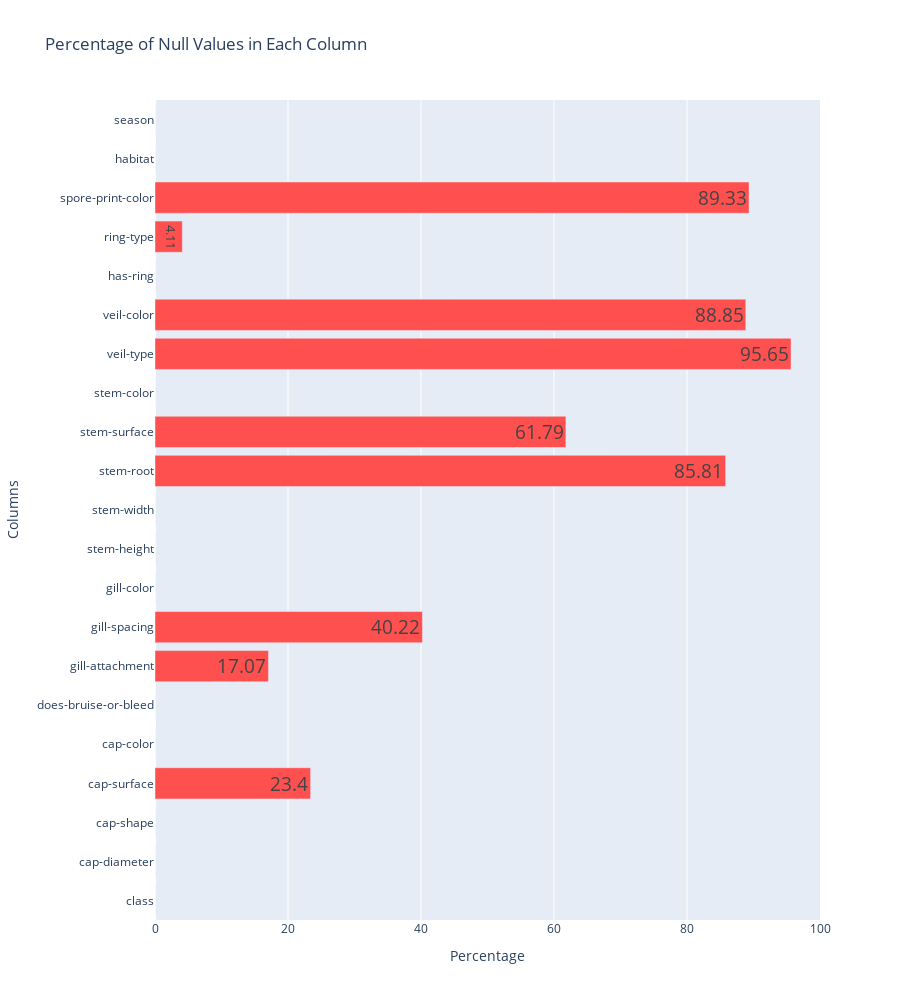

Write notebook code for a chart like this one.
### Code cell
null_percentage = (df.isnull().sum() / len(df)) * 100

# Create a horizontal bar plot using Plotly
fig = go.Figure()

fig.add_trace(go.Bar(
    y=null_percentage.index,
    x=null_percentage.values,
    orientation='h',
    marker_color='rgb(255, 80, 80)',
    text=null_percentage.values.round(2),
    textposition='inside',
    textfont_size= 80
))

# Customize the layout
fig.update_layout(
    title='Percentage of Null Values in Each Column',
    xaxis_title='Percentage',
    yaxis_title='Columns',
    xaxis=dict(range=[0, 100]), 
    yaxis=dict(dtick=1), 
    height=1000,  
    margin=dict(l=150),  
)

fig.show()

### Figure 1 — Plotly figure (JSON) as saved in the notebook; plotly's stock layout.template omitted (floating-point values rounded to 4 significant figures)
{"data": [{"marker": {"color": "rgb(255, 80, 80)"}, "orientation": "h", "text": [0, 0, 0, 23.4, 0, 0, 17.07, 40.22, 0, 0, 0, 85.81, 61.79, 0, 95.65, 88.85, 0, 4.11, 89.33, 0, 0], "textfont": {"size": 80}, "textposition": "inside", "type": "bar", "x": [0, 0, 0, 23.4, 0, 0, 17.07, 40.22, 0, 0, 0, 85.81, 61.79, 0, 95.65, 88.85, 0, 4.112, 89.33, 0, 0], "y": ["class", "cap-diameter", "cap-shape", "cap-surface", "cap-color", "does-bruise-or-bleed", "gill-attachment", "gill-spacing", "gill-color", "stem-height", "stem-width", "stem-root", "stem-surface", "stem-color", "veil-type", "veil-color", "has-ring", "ring-type", "spore-print-color", "habitat", "season"]}], "layout": {"height": 1000, "margin": {"l": 150}, "title": {"text": "Percentage of Null Values in Each Column"}, "xaxis": {"range": [0, 100], "title": {"text": "Percentage"}}, "yaxis": {"dtick": 1, "title": {"text": "Columns"}}}}
